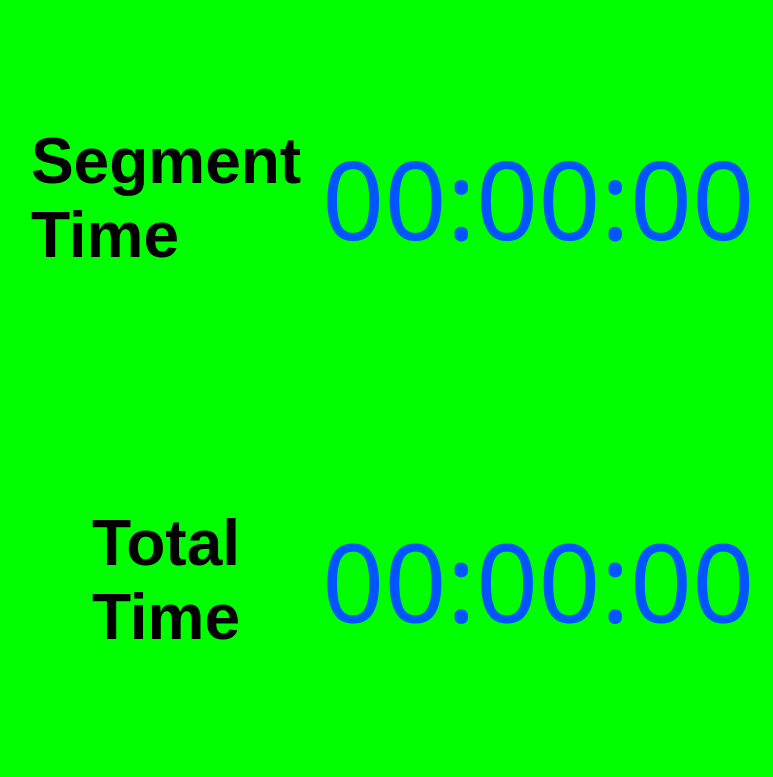
<?xml version="1.0" encoding="UTF-8"?>
<ui version="4.0">
 <class>MainWindow</class>
 <widget class="QMainWindow" name="MainWindow">
  <property name="geometry">
   <rect>
    <x>0</x>
    <y>0</y>
    <width>773</width>
    <height>777</height>
   </rect>
  </property>
  <property name="windowTitle">
   <string>Segment Timer</string>
  </property>
  <property name="styleSheet">
   <string notr="true">background-color: rgb(0, 255, 0);</string>
  </property>
  <widget class="QWidget" name="centralwidget">
   <property name="styleSheet">
    <string notr="true"/>
   </property>
   <layout class="QVBoxLayout" name="verticalLayout">
    <item>
     <widget class="QFrame" name="frame_1">
      <layout class="QHBoxLayout" name="horizontalLayout_1">
       <item alignment="Qt::AlignHCenter">
        <widget class="QLabel" name="segment_label">
         <property name="font">
          <font>
           <pointsize>48</pointsize>
           <bold>true</bold>
          </font>
         </property>
         <property name="text">
          <string>Segment                                                                                                                   Time</string>
         </property>
         <property name="scaledContents">
          <bool>false</bool>
         </property>
         <property name="wordWrap">
          <bool>true</bool>
         </property>
        </widget>
       </item>
       <item alignment="Qt::AlignHCenter">
        <widget class="QLabel" name="segment_timer">
         <property name="font">
          <font>
           <family>Digital-7</family>
           <pointsize>82</pointsize>
          </font>
         </property>
         <property name="styleSheet">
          <string notr="true">color: rgb(0, 85, 255);</string>
         </property>
         <property name="text">
          <string>00:00:00</string>
         </property>
        </widget>
       </item>
      </layout>
     </widget>
    </item>
    <item>
     <widget class="QFrame" name="frame_2">
      <layout class="QHBoxLayout" name="horizontalLayout_2">
       <item alignment="Qt::AlignHCenter">
        <widget class="QLabel" name="total_time_Label">
         <property name="font">
          <font>
           <pointsize>48</pointsize>
           <bold>true</bold>
          </font>
         </property>
         <property name="text">
          <string>Total                                                    Time</string>
         </property>
         <property name="wordWrap">
          <bool>true</bool>
         </property>
        </widget>
       </item>
       <item alignment="Qt::AlignHCenter">
        <widget class="QLabel" name="total_timer">
         <property name="font">
          <font>
           <family>Digital-7</family>
           <pointsize>82</pointsize>
          </font>
         </property>
         <property name="styleSheet">
          <string notr="true">color: rgb(0, 85, 255);</string>
         </property>
         <property name="text">
          <string>00:00:00</string>
         </property>
        </widget>
       </item>
      </layout>
     </widget>
    </item>
   </layout>
  </widget>
 </widget>
 <resources/>
 <connections/>
</ui>
